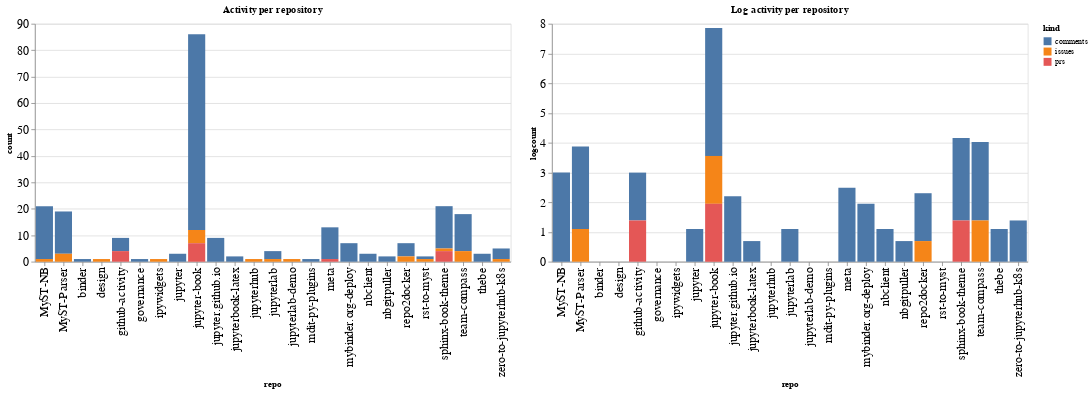

The cell this chart's notebook holds for it:
### Code cell
ch1 = alt.Chart(repo_summaries, width=600, title="Activity per repository").mark_bar().encode(
    x='repo',
    y='count',
    color='kind',
    tooltip="kind"
)

ch2 = alt.Chart(repo_summaries, width=600, title="Log activity per repository").mark_bar().encode(
    x='repo',
    y='logcount',
    color='kind',
    tooltip="kind"
)

ch1 | ch2

### Figure 1 — Vega-Lite specification as saved in the notebook (floating-point values rounded to 4 significant figures)
{"config": {"axisLeft": {"labelFontSize": 15}, "axisBottom": {"labelFontSize": 15}}, "hconcat": [{"mark": "bar", "encoding": {"color": {"type": "nominal", "field": "kind"}, "tooltip": {"type": "nominal", "field": "kind"}, "x": {"type": "nominal", "field": "repo"}, "y": {"type": "quantitative", "field": "count"}}, "title": "Activity per repository", "width": 600}, {"mark": "bar", "encoding": {"color": {"type": "nominal", "field": "kind"}, "tooltip": {"type": "nominal", "field": "kind"}, "x": {"type": "nominal", "field": "repo"}, "y": {"type": "quantitative", "field": "logcount"}}, "title": "Log activity per repository", "width": 600}], "data": {"name": "data-4104f291bc2fc4c5ba60cd2ab9e1300c"}, "$schema": "https://vega.github.io/schema/vega-lite/v4.8.1.json", "datasets": {"data-4104f291bc2fc4c5ba60cd2ab9e1300c": [{"repo": "MyST-NB", "kind": "comments", "count": 20, "logcount": 2.996}, {"repo": "MyST-NB", "kind": "issues", "count": 1, "logcount": 0.0}, {"repo": "MyST-Parser", "kind": "comments", "count": 16, "logcount": 2.773}, {"repo": "MyST-Parser", "kind": "issues", "count": 3, "logcount": 1.099}, {"repo": "binder", "kind": "comments", "count": 1, "logcount": 0.0}, {"repo": "design", "kind": "issues", "count": 1, "logcount": 0.0}, {"repo": "github-activity", "kind": "comments", "count": 5, "logcount": 1.609}, {"repo": "github-activity", "kind": "prs", "count": 4, "logcount": 1.386}, {"repo": "governance", "kind": "comments", "count": 1, "logcount": 0.0}, {"repo": "ipywidgets", "kind": "issues", "count": 1, "logcount": 0.0}, {"repo": "jupyter", "kind": "comments", "count": 3, "logcount": 1.099}, {"repo": "jupyter-book", "kind": "comments", "count": 74, "logcount": 4.304}, {"repo": "jupyter-book", "kind": "issues", "count": 5, "logcount": 1.609}, {"repo": "jupyter-book", "kind": "prs", "count": 7, "logcount": 1.946}, {"repo": "jupyter.github.io", "kind": "comments", "count": 9, "logcount": 2.197}, {"repo": "jupyterbook-latex", "kind": "comments", "count": 2, "logcount": 0.6931}, {"repo": "jupyterhub", "kind": "issues", "count": 1, "logcount": 0.0}, {"repo": "jupyterlab", "kind": "comments", "count": 3, "logcount": 1.099}, {"repo": "jupyterlab", "kind": "issues", "count": 1, "logcount": 0.0}, {"repo": "jupyterlab-demo", "kind": "issues", "count": 1, "logcount": 0.0}, {"repo": "mdit-py-plugins", "kind": "comments", "count": 1, "logcount": 0.0}, {"repo": "meta", "kind": "comments", "count": 12, "logcount": 2.485}, {"repo": "meta", "kind": "prs", "count": 1, "logcount": 0.0}, {"repo": "mybinder.org-deploy", "kind": "comments", "count": 7, "logcount": 1.946}, {"repo": "nbclient", "kind": "comments", "count": 3, "logcount": 1.099}, {"repo": "nbgitpuller", "kind": "comments", "count": 2, "logcount": 0.6931}, {"repo": "repo2docker", "kind": "comments", "count": 5, "logcount": 1.609}, {"repo": "repo2docker", "kind": "issues", "count": 2, "logcount": 0.6931}, {"repo": "rst-to-myst", "kind": "comments", "count": 1, "logcount": 0.0}, {"repo": "rst-to-myst", "kind": "issues", "count": 1, "logcount": 0.0}, {"repo": "sphinx-book-theme", "kind": "comments", "count": 16, "logcount": 2.773}, {"repo": "sphinx-book-theme", "kind": "issues", "count": 1, "logcount": 0.0}, {"repo": "sphinx-book-theme", "kind": "prs", "count": 4, "logcount": 1.386}, {"repo": "team-compass", "kind": "comments", "count": 14, "logcount": 2.639}, {"repo": "team-compass", "kind": "issues", "count": 4, "logcount": 1.386}, {"repo": "thebe", "kind": "comments", "count": 3, "logcount": 1.099}, {"repo": "zero-to-jupyterhub-k8s", "kind": "comments", "count": 4, "logcount": 1.386}, {"repo": "zero-to-jupyterhub-k8s", "kind": "issues", "count": 1, "logcount": 0.0}]}}
